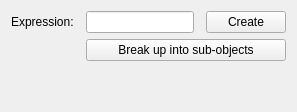
                <widget class="QWidget" name="CSGTab">
                 <attribute name="title">
                  <string>Composite</string>
                 </attribute>
                 <layout class="QGridLayout" name="gridLayout_9">
                  <item row="0" column="0">
                   <layout class="QGridLayout" name="gridLayout_15">
                    <property name="leftMargin">
                     <number>0</number>
                    </property>
                    <property name="horizontalSpacing">
                     <number>12</number>
                    </property>
                    <item row="0" column="2">
                     <widget class="QPushButton" name="btnCreateComposite">
                      <property name="sizePolicy">
                       <sizepolicy hsizetype="Maximum" vsizetype="Fixed">
                        <horstretch>0</horstretch>
                        <verstretch>0</verstretch>
                       </sizepolicy>
                      </property>
                      <property name="text">
                       <string>Create</string>
                      </property>
                     </widget>
                    </item>
                    <item row="0" column="1">
                     <widget class="QLineEdit" name="lnCompositeExpression">
                      <property name="sizePolicy">
                       <sizepolicy hsizetype="Expanding" vsizetype="Fixed">
                        <horstretch>0</horstretch>
                        <verstretch>0</verstretch>
                       </sizepolicy>
                      </property>
                     </widget>
                    </item>
                    <item row="0" column="0">
                     <widget class="QLabel" name="label_73">
                      <property name="sizePolicy">
                       <sizepolicy hsizetype="Maximum" vsizetype="Preferred">
                        <horstretch>0</horstretch>
                        <verstretch>0</verstretch>
                       </sizepolicy>
                      </property>
                      <property name="text">
                       <string>Expression:</string>
                      </property>
                     </widget>
                    </item>
                    <item row="1" column="1" colspan="2">
                     <widget class="QPushButton" name="btnBreakComposite">
                      <property name="text">
                       <string>Break up into sub-objects</string>
                      </property>
                     </widget>
                    </item>
                   </layout>
                  </item>
                  <item row="2" column="0">
                   <spacer name="verticalSpacer_6">
                    <property name="orientation">
                     <enum>Qt::Vertical</enum>
                    </property>
                    <property name="sizeHint" stdset="0">
                     <size>
                      <width>20</width>
                      <height>40</height>
                     </size>
                    </property>
                   </spacer>
                  </item>
                 </layout>
                </widget>
